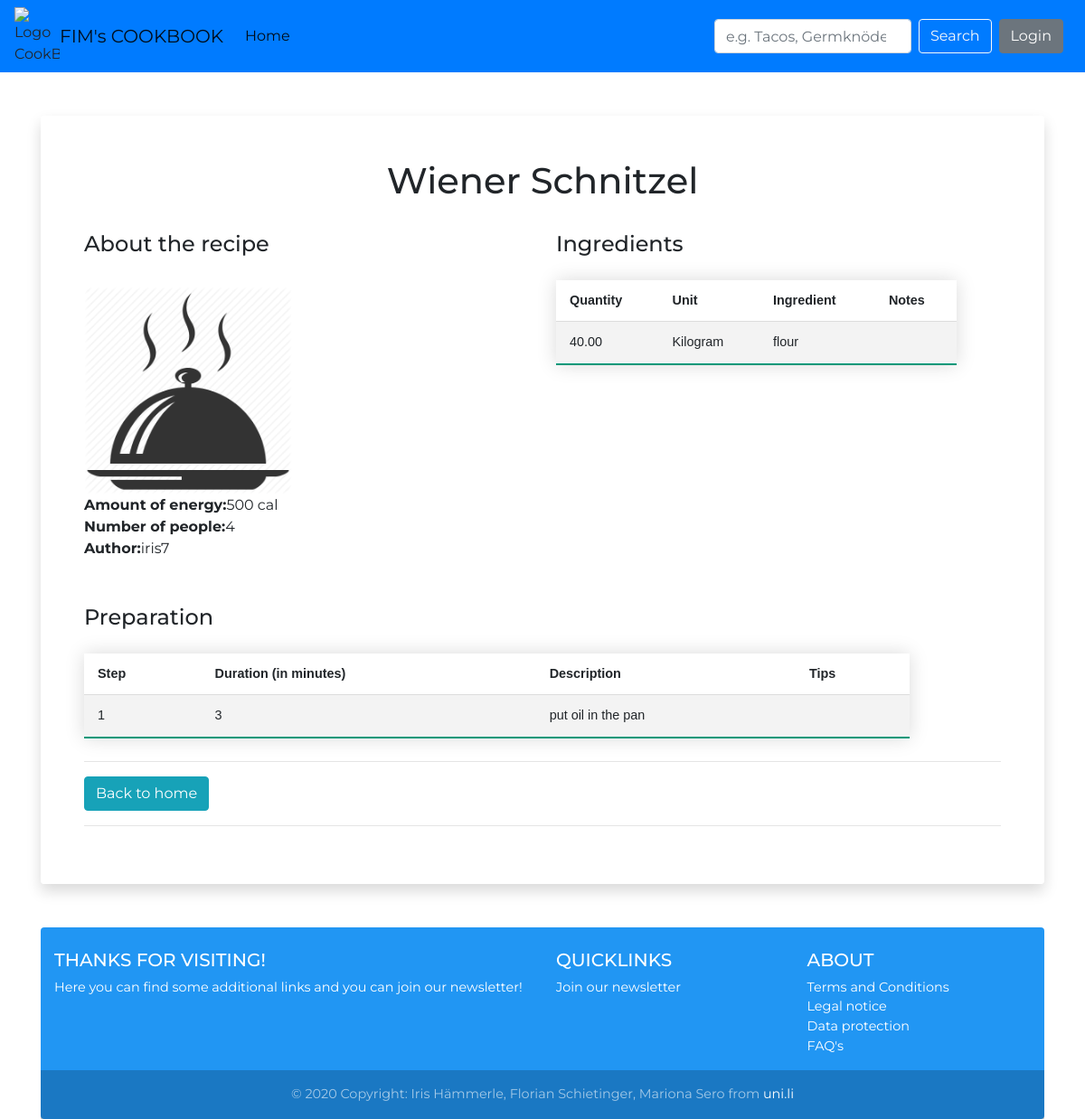
/viewrecipe/5, run on an earlier commit of the app's database.
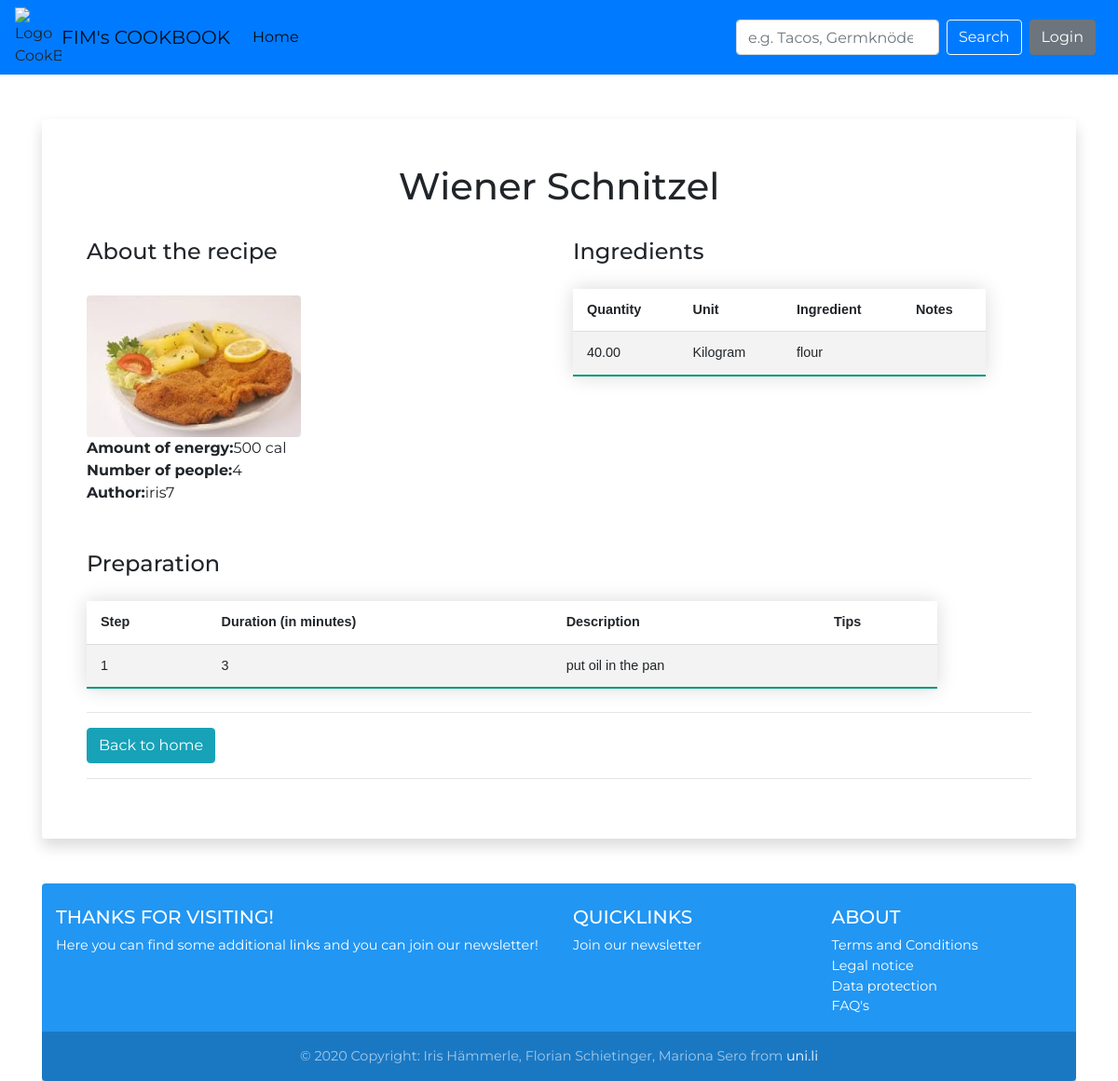
And on a later commit of the database.
### myRecipeApp/models.py (models this page shows, shortened)
class Recipe(models.Model):
    RecipeId = models.BigAutoField(primary_key=True,
                                   verbose_name="Unique RecipeId"
                                   )
    RecipeName = models.CharField(verbose_name="Recipe Name",
                                  max_length=300
                                  )
    Picture = models.ImageField(verbose_name="Recipe Picture",
                                blank=True,
                                upload_to="upload/"
                                )
    UserId = models.ForeignKey(settings.AUTH_USER_MODEL,
                               verbose_name="Author",
                               on_delete=models.PROTECT
                               )
    Energy = models.PositiveIntegerField(verbose_name="Calories",
                                         blank=True)
    UnitId = models.ForeignKey(Unit,
                               verbose_name="Unit of Energy",
                               on_delete=models.PROTECT
                               )
    NumberPeople = models.PositiveSmallIntegerField(verbose_name="Number of People",
                                                    blank=True)

### myRecipeApp/views.py (the view)
# urls.py: path('viewrecipe/<int:recipe_id>', recipe_details_view, name='view-recipe'),
def recipe_details_view(request, recipe_id=None):
    """This function is used to view the final versions of the recipes created by the users"""
    recipe = None
    if not recipe_id is None:
        recipe = Recipe.objects.get(RecipeId=recipe_id)
    context = {
        "recipe": recipe
    }
    return render(request, "details_view_recipe.html", context)

### myRecipeApp/models.py (called while the page is built)
    def __str__(self):  # to make it more readable in the admin panel (shows name instead of PK)
        return self.Name

### myUnitApp/models.py (called while the page is built)
    def __str__(self):  # to make it more readable in the admin panel (shows name instead of PK)
        return self.Name

### myRecipeApp/templates/details_view_recipe.html (shortened to what this page needs)
{% extends 'base.html' %}
{% block titleContent %}
    <h1 class="title text-center h1">{{ recipe.RecipeName }}</h1>
{% endblock %}
{% block mainContent %}
    <div class="row">
        <div class="col-sm-6">
            <h4>About the recipe</h4>
            <br>
            <table class="styled-table " style="width:90%">
                {% if recipe.Picture  %}
                <img class="img-responsive img-circle rounded" src="{{ recipe.Picture.url }}" alt="Picture from recipe" style="max-width: 230px;"/>
                {% else %}
                    {% load static %}
                    <img class="img-responsive img-circle rounded" src="{% static "images/dinner_icon.jpg" %}"
                     alt="Icon no image existing" style="max-width: 230px;" />
                {% endif %}
                <br>
                <h8><b>Amount of energy:</b></h8>
                <br>
                <h8><b>Number of people:</b></h8>
                <br>
                <h8><b>Author:</b></h8>
            </table>
        </div>
        <div class="col-sm-6">
            <h4>Ingredients</h4>
            {% if recipe.ingredient_set.all.count > 0 %}
                <table class="styled-table" style="width:90%">
                    <tr>
                        <th>Quantity</th>
                        <th>Unit</th>
                        <th>Ingredient</th>
                        <th>Notes</th>
                    </tr>
                    {% for field in recipe.ingredient_set.all %}
                        <tr id="{{ field.IngredientId }}">
                            <td>{{ field.Quantity }}</td>
                            <td>{{ field.UnitId }}</td>
                            <td>{{ field.FoodItemId }}</td>
                            <td>{{ field.Note }}</td>
                        </tr>
                    {% endfor %}
                </table>
            {% endif %}
        </div>
    </div>
    <h4>Preparation</h4>
    {% if recipe.recipesteps_set.all.count > 0 %}
        <table class="styled-table" style="width:90%">
            <tr>
                <th>Step</th>
                <th>Duration (in minutes)</th>
                <th>Description</th>
                <th>Tips</th>
                {% for field in recipe.recipesteps_set.all %}
                    <tr id="{{ field.RatingId }}">
                        <td>{{ field.StepNo }}</td>
                        <td>{{ field.Duration }}</td>
                        <td>{{ field.Description }}</td>
                        <td>{{ field.Tips }}</td>
                    </tr>
                {% endfor %}
        </table>
    {% endif %}
    <hr>
    <form action="/home">
        <input class="btn btn-info" type="submit" class="btn btn-info" value="Back to home"/>
    </form>
{% endblock %}

What changed in the data, as far as the page shows it:
changed Recipe "Wiener Schnitzel": Picture: picture added
